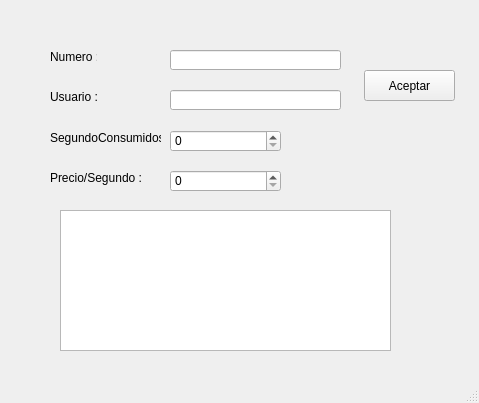
<?xml version="1.0" encoding="UTF-8"?>
<ui version="4.0">
 <class>MainWindow</class>
 <widget class="QMainWindow" name="MainWindow">
  <property name="geometry">
   <rect>
    <x>0</x>
    <y>0</y>
    <width>479</width>
    <height>403</height>
   </rect>
  </property>
  <property name="windowTitle">
   <string>MainWindow</string>
  </property>
  <widget class="QWidget" name="centralwidget">
   <widget class="QLabel" name="label">
    <property name="geometry">
     <rect>
      <x>50</x>
      <y>50</y>
      <width>47</width>
      <height>13</height>
     </rect>
    </property>
    <property name="text">
     <string>Numero :</string>
    </property>
   </widget>
   <widget class="QLabel" name="label_2">
    <property name="geometry">
     <rect>
      <x>50</x>
      <y>90</y>
      <width>47</width>
      <height>13</height>
     </rect>
    </property>
    <property name="text">
     <string>Usuario :</string>
    </property>
   </widget>
   <widget class="QLabel" name="label_3">
    <property name="geometry">
     <rect>
      <x>50</x>
      <y>130</y>
      <width>111</width>
      <height>16</height>
     </rect>
    </property>
    <property name="text">
     <string>SegundoConsumidos :</string>
    </property>
   </widget>
   <widget class="QLabel" name="label_4">
    <property name="geometry">
     <rect>
      <x>50</x>
      <y>170</y>
      <width>111</width>
      <height>16</height>
     </rect>
    </property>
    <property name="text">
     <string>Precio/Segundo :</string>
    </property>
   </widget>
   <widget class="QSpinBox" name="spbSegundos">
    <property name="geometry">
     <rect>
      <x>170</x>
      <y>130</y>
      <width>111</width>
      <height>22</height>
     </rect>
    </property>
    <property name="maximum">
     <number>10000</number>
    </property>
   </widget>
   <widget class="QSpinBox" name="spbPrecio">
    <property name="geometry">
     <rect>
      <x>170</x>
      <y>170</y>
      <width>111</width>
      <height>22</height>
     </rect>
    </property>
    <property name="maximum">
     <number>10000</number>
    </property>
   </widget>
   <widget class="QLineEdit" name="lneUsuario">
    <property name="geometry">
     <rect>
      <x>170</x>
      <y>90</y>
      <width>171</width>
      <height>20</height>
     </rect>
    </property>
   </widget>
   <widget class="QLineEdit" name="lneNumero">
    <property name="geometry">
     <rect>
      <x>170</x>
      <y>50</y>
      <width>171</width>
      <height>20</height>
     </rect>
    </property>
   </widget>
   <widget class="QPushButton" name="btnAceptar">
    <property name="geometry">
     <rect>
      <x>364</x>
      <y>70</y>
      <width>91</width>
      <height>31</height>
     </rect>
    </property>
    <property name="text">
     <string>Aceptar</string>
    </property>
   </widget>
   <widget class="QTextEdit" name="txtSalida">
    <property name="geometry">
     <rect>
      <x>60</x>
      <y>210</y>
      <width>331</width>
      <height>141</height>
     </rect>
    </property>
   </widget>
  </widget>
  <widget class="QStatusBar" name="statusbar"/>
 </widget>
 <resources/>
 <connections/>
</ui>
